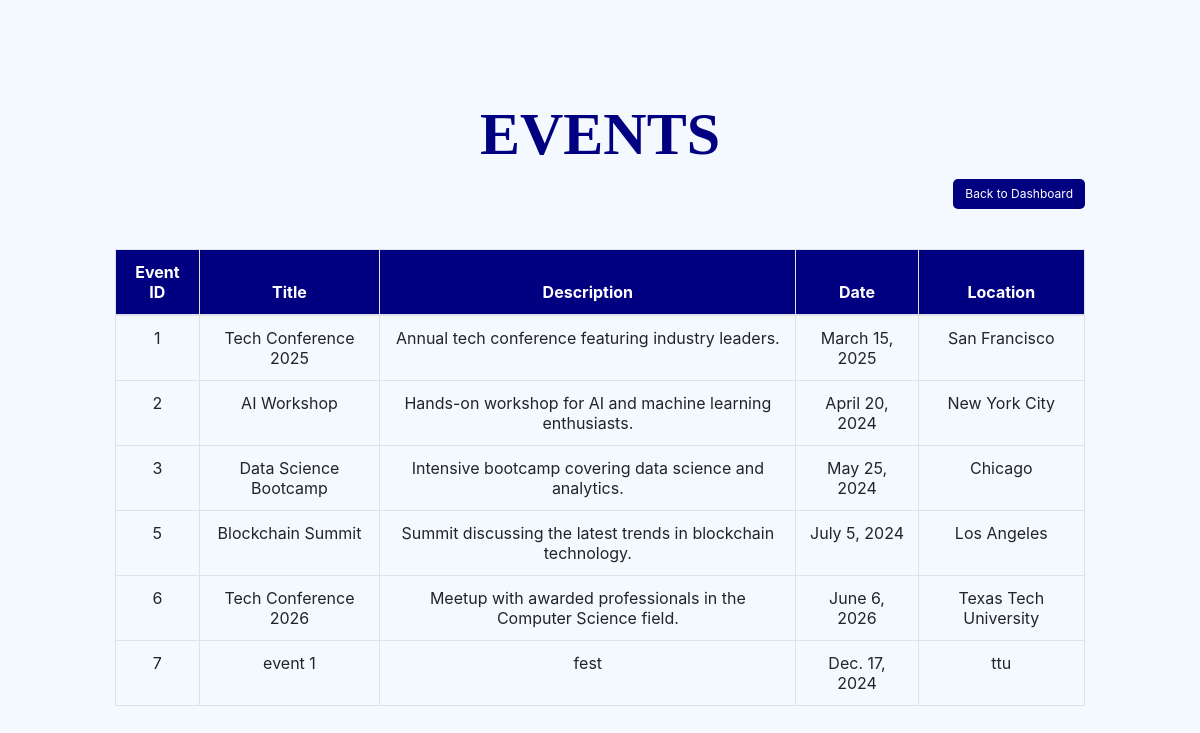
/view_events/, run on the app's committed database.
### home/models.py (models this page shows)
class Event(models.Model):
    event_id = models.AutoField(primary_key=True)
    title = models.CharField(max_length=100, default="Untitled Event")  #default added
    description = models.TextField(default="Description not provided")  #default added
    date = models.DateField(default=date(2024, 1, 1))  #default added
    location = models.CharField(max_length=100, default="TBD")

### home/views.py (the view)
# urls.py: path('view_events/', views.view_events, name='view_events'),
def view_events(request):
    events = Event.objects.all()
    user_type = request.session.get('user_type', None)
    can_manage_events = user_type in ['admin']
    return render(request, 'view_events.html', {'events': events, 'can_manage_events': can_manage_events})

### home/templates/view_events.html (shortened to what this page needs)
{% load static %}
<html>
<head>
<link rel="stylesheet" href="https://stackpath.bootstrapcdn.com/bootstrap/4.3.1/css/bootstrap.min.css">
</head>
<body>
    <section class="vh-100">
        <div class="container-fluid">
            <div class="row d-flex justify-content-center align-items-center h-100">
                <div class="col-md-12 col-lg-10 col-xl-10">
                    <div class="header">
                        <h><b>EVENTS</b></h>
                    </div>
                    <div class="d-flex justify-content-between align-items-center">
                        <div class="button-container">
                            <a href="{% url 'dashboard' %}">
                                <button class="btn btn-secondary btn-custom">Back to Dashboard</button>
                            </a>
                        </div>
                    </div>
                    <div class="table-container">
                        <table class="table table-bordered">
                            <thead>
                                <tr>
                                    <th>Event ID</th>
                                    <th>Title</th>
                                    <th>Description</th>
                                    <th>Date</th>
                                    <th>Location</th>
                                </tr>
                            </thead>
                            <tbody>
                                {% for event in events %}
                                <tr>
                                    <td>{{ event.event_id }}</td>
                                    <td>{{ event.title }}</td>
                                    <td>{{ event.description }}</td>
                                    <td>{{ event.date }}</td>
                                    <td>{{ event.location }}</td>
                                </tr>
                                {% empty %}
                                <tr>
                                    <td colspan="{% if can_manage_events %}6{% else %}5{% endif %}">No events available.</td>
                                </tr>
                                {% endfor %}
                            </tbody>
                        </table>
                    </div>
                </div>
            </div>
        </div>
    </section>
</body>
</html>

### home/templates/view_events.html (style rules this page uses)
* { margin: 0; padding: 0; box-sizing: border-box; }
body { background-color: #f4f8ff; }
.btn-custom { font-size: 12px; width: 100%; margin-bottom: 10px; background-color: navy; color: white; border: none; border-radius: 5px; }
.table-container { margin-top: 30px; }
table { width: 100%; table-layout: auto; word-wrap: break-word; }
thead { background-color: navy; color: white; }
th, td { padding: 10px; text-align: center; }
.header { padding-top: 10px; text-align: center; font-size: 60px; color: navy; font-family:'Times New Roman'; }

### data on the page
Event: event_id "1", title "Tech Conference 2025", description "Annual tech conference featuring industry leaders.", date "March 15, 2025", location "San Francisco"
Event: event_id "2", title "AI Workshop", description "Hands-on workshop for AI and machine learning enthusiasts.", date "April 20, 2024", location "New York City"
Event: event_id "3", title "Data Science Bootcamp", description "Intensive bootcamp covering data science and analytics.", date "May 25, 2024", location "Chicago"
Event: event_id "5", title "Blockchain Summit", description "Summit discussing the latest trends in blockchain technology.", date "July 5, 2024", location "Los Angeles"
Event: event_id "6", title "Tech Conference 2026", description "Meetup with awarded professionals in the Computer Science field.", date "June 6, 2026", location "Texas Tech University"
Event: event_id "7", title "event 1", description "fest", date "Dec. 17, 2024", location "ttu"
